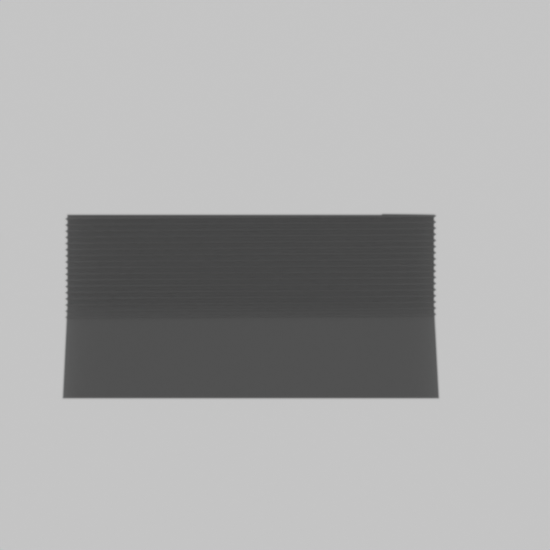
#> input picture ZZCX_3_3/test/RGB_HQ/z231_ce_3y_1k.png, 550 x 550 px, found by its file name; its folder holds only this picture in this run
$ python canny.py
#> lines starting #> are read from the running program, lines starting #| are printed output that depends on the picture; after the words box and inside, x2 and y2 are one past the last pixel; in counts of white or black regions, pixels touching at a corner belong together
import cv2
import os
# python canny.py
input_folder = "datasets/ZZCX_2_1/test/RGB_HQ"
output_folder = "datasets/ZZCX_2_1/test/edge_HQ"

if not os.path.exists(output_folder):
    os.makedirs(output_folder)


for filename in os.listdir(input_folder):
    if filename.endswith(('.png')):
        input_path = os.path.join(input_folder, filename)
        img = cv2.imread(input_path, cv2.IMREAD_GRAYSCALE)
#> img: shape (550, 550); min 66, max 200, mean 169.3
        if img is not None:
            edges = cv2.Canny(img, 32, 64)                                # HR是  128 200
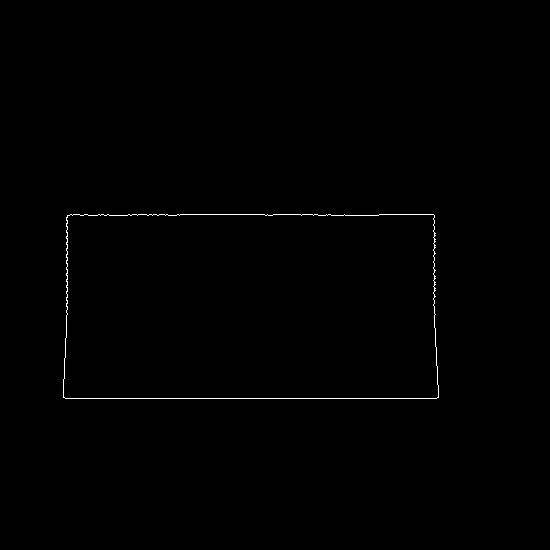
#> edges: shape (550, 550); 0.38% white in thin lines or dots, all inside (x1, y1, x2, y2) = (63, 214, 439, 399)
            output_path = os.path.join(output_folder, filename)
            cv2.imwrite(output_path, edges)
        else:
            print(f"无法正确读取图片 {input_path}")

$ run again, on ZZCX_3_3/test/RGB_HQ/z256_under_3y_5k.png
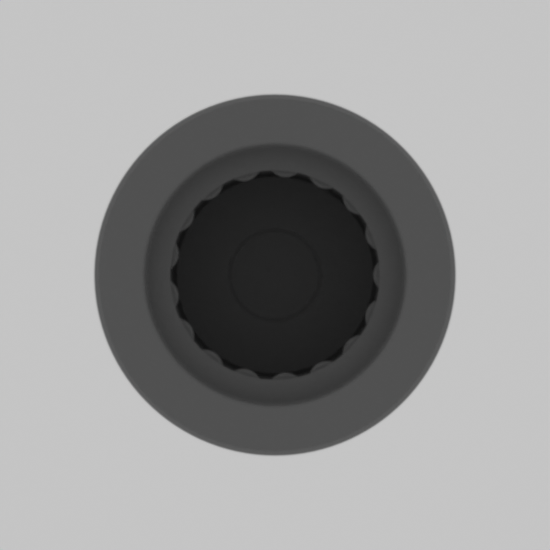
#> input picture ZZCX_3_3/test/RGB_HQ/z256_under_3y_5k.png, 550 x 550 px, found by its file name
#> `edges = cv2.Canny(img, 32, 64)`:
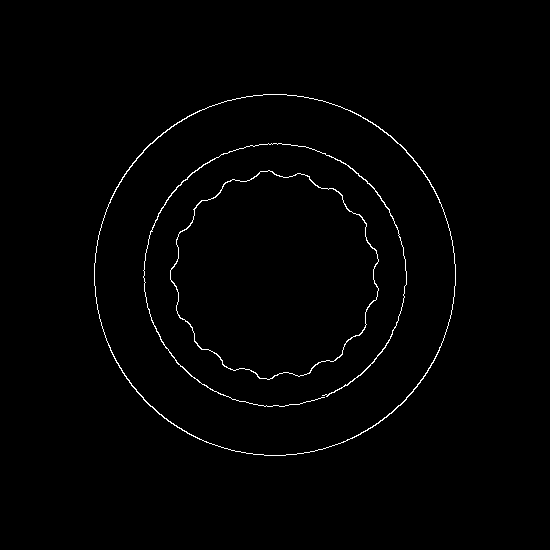
#> edges: shape (550, 550); 1% white in thin lines or dots, all inside (x1, y1, x2, y2) = (94, 94, 456, 456)

$ run again, on ZZCX_3_3/test/RGB_HQ/z258_ce_3y_1k.png
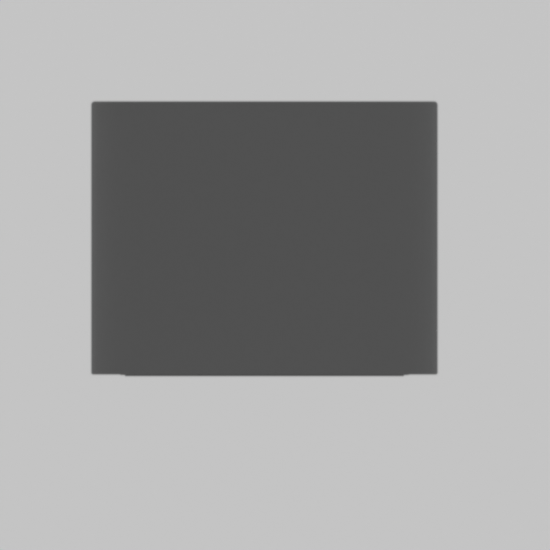
#> input picture ZZCX_3_3/test/RGB_HQ/z258_ce_3y_1k.png, 550 x 550 px, found by its file name
#> `edges = cv2.Canny(img, 32, 64)`:
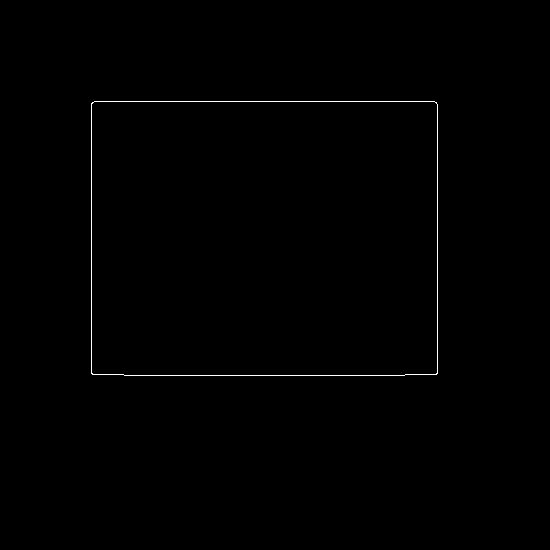
#> edges: shape (550, 550); 0.41% white in thin lines or dots, all inside (x1, y1, x2, y2) = (91, 101, 438, 376)

$ run again, on ZZCX_3_3/test/RGB_HQ/z260_on_3y_3k.png
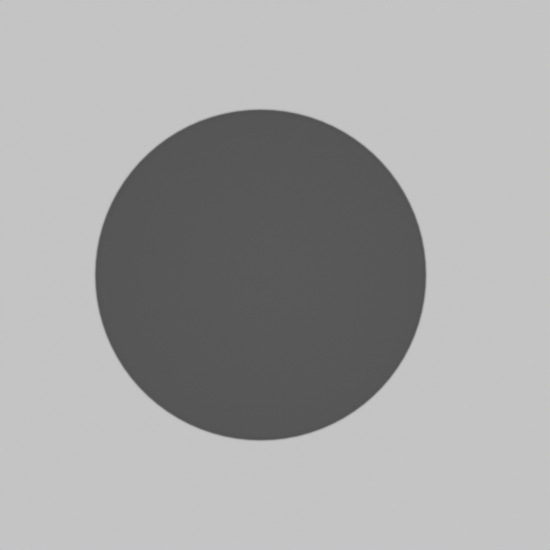
#> input picture ZZCX_3_3/test/RGB_HQ/z260_on_3y_3k.png, 550 x 550 px, found by its file name
#> `edges = cv2.Canny(img, 32, 64)`:
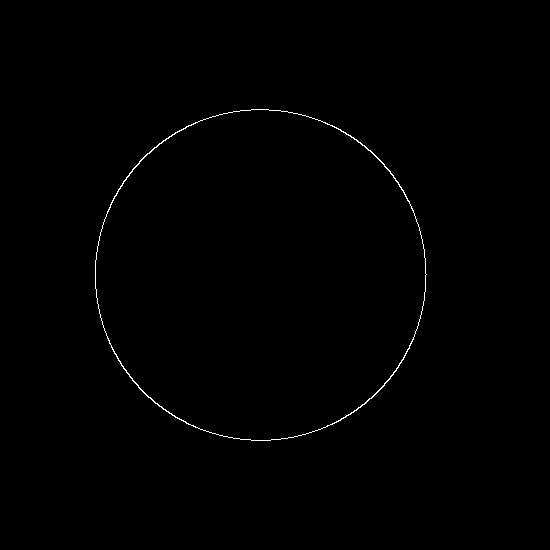
#> edges: shape (550, 550); 0.4% white in thin lines or dots, all inside (x1, y1, x2, y2) = (95, 109, 427, 441)
